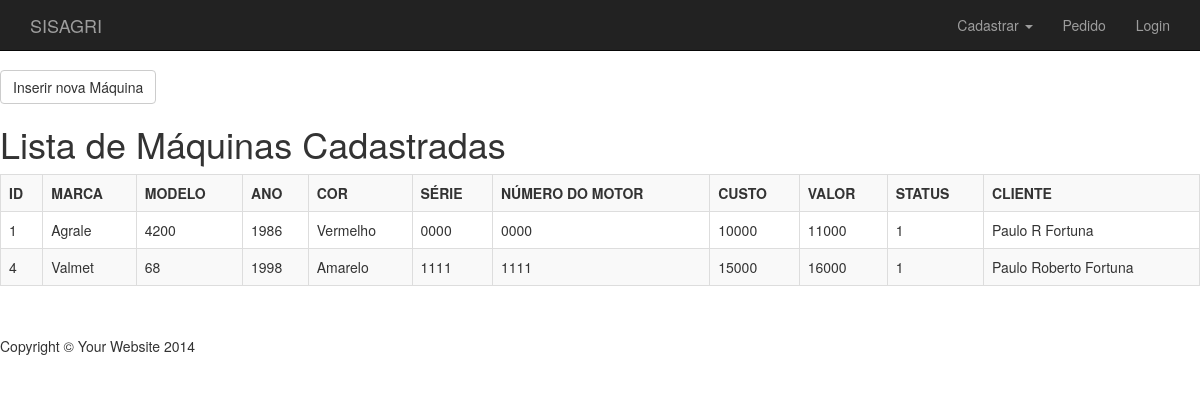
Page /ListaMaquina.php on the committed database.
### tables this page shows
CREATE TABLE IF NOT EXISTS `maquinas` (
  `id` int(11) NOT NULL,
  `marca` varchar(30) NOT NULL,
  `modelo` varchar(25) NOT NULL,
  `ano` int(11) NOT NULL,
  `cor` varchar(15) NOT NULL,
  `serie` varchar(20) NOT NULL,
  `nmotor` varchar(20) NOT NULL,
  `custo` decimal(10,0) NOT NULL,
  `valor` decimal(10,0) NOT NULL,
  `status` tinyint(1) NOT NULL,
  `id_cliente` int(10) NOT NULL,
  `id_marca` int(11) NOT NULL
);

CREATE TABLE IF NOT EXISTS `clientes` (
  `id` int(10) NOT NULL,
  `nome` varchar(35) NOT NULL,
  `cpf` varchar(20) NOT NULL,
  `endereco` varchar(35) NOT NULL,
  `id_cidade` int(10) NOT NULL,
  `cep` varchar(10) NOT NULL,
  `telefone` varchar(15) NOT NULL,
  `celular` varchar(15) NOT NULL,
  `redesocial` varchar(30) NOT NULL,
  `email` varchar(35) NOT NULL
);

### banco/BDMaquina.php (called while the page is built, shortened)
<?php
function listaMaquinas($conexao) {
    $lista = array();
    $sql = "select maquinas.*, cl.nome as cliente from maquinas \n"
            . "inner join clientes cl on cl.id = maquinas.id_cliente";
    $resultado = mysqli_query($conexao, $sql);
    while ($maquina = mysqli_fetch_assoc($resultado)) {
        array_push($lista, $maquina);
    }
    return $lista;
}
?>

### ListaMaquina.php (the view, shortened to what this page needs)
<?php
include ("./cabpainel.php");
include("./banco/BDConecta.php");
include("./banco/BDMaquina.php");
?>
<br>
<table class="tabelaEsquerda">
    <tr>
        <td>
            <form name="inserir" action="FormCadastraMaquina.php" method="POST">
                <input class="btn btn-default" type="submit" alt="Submit" width="48" height="48" title="Inserir nova Máquina" value="Inserir nova Máquina">
            </form>
        </td>
    </tr>
</table>
<h1>Lista de Máquinas Cadastradas </h1>
<table class="table table-striped table-bordered">
    <tr>
        <th>ID</th>
        <th>MARCA</th>
        <th>MODELO</th>
        <th>ANO</th>
        <th>COR</th>
        <th>SÉRIE</th>
        <th>
            NÚMERO DO MOTOR
        </th>
        <th>
            CUSTO
        </th>
        <th>
            VALOR
        </th>
        <th>
            STATUS
        </th>
        <th>
            CLIENTE
        </th>
    </tr>
    <?php
    $maquinas = listaMaquinas($conexao);
    foreach ($maquinas as $maquina) {
        ?>
        <tr>
            <td> <?= $maquina['id'] ?> </td>
            <td> <?= $maquina['marca'] ?> </td>
            <td> <?= $maquina['modelo'] ?> </td>
            <td> <?= $maquina['ano'] ?> </td>
            <td> <?= $maquina['cor'] ?> </td>
            <td> <?= $maquina['serie'] ?> </td>
            <td> <?= $maquina['nmotor'] ?> </td>
            <td> <?= $maquina['custo'] ?> </td>
            <td> <?= $maquina['valor'] ?> </td>
            <td> <?= $maquina['status'] ?> </td>
            <td> <?= $maquina['cliente'] ?> </td>
        </tr>
        <?php
    }
    ?>
</table>
<?php
include ("./rodape.php");
?>

### css/modern-business.css (style rules this page uses)
html, body { height: 100%; }
body { padding-top: 50px; }

### rows in the picture
maquinas: id "1", marca "Agrale", modelo "4200", ano "1986", cor "Vermelho", serie "0000", nmotor "0000", custo "10000", valor "11000", status "1", id_cliente.nome "Paulo R Fortuna"
maquinas: id "4", marca "Valmet", modelo "68", ano "1998", cor "Amarelo", serie "1111", nmotor "1111", custo "15000", valor "16000", status "1", id_cliente.nome "Paulo Roberto Fortuna"
